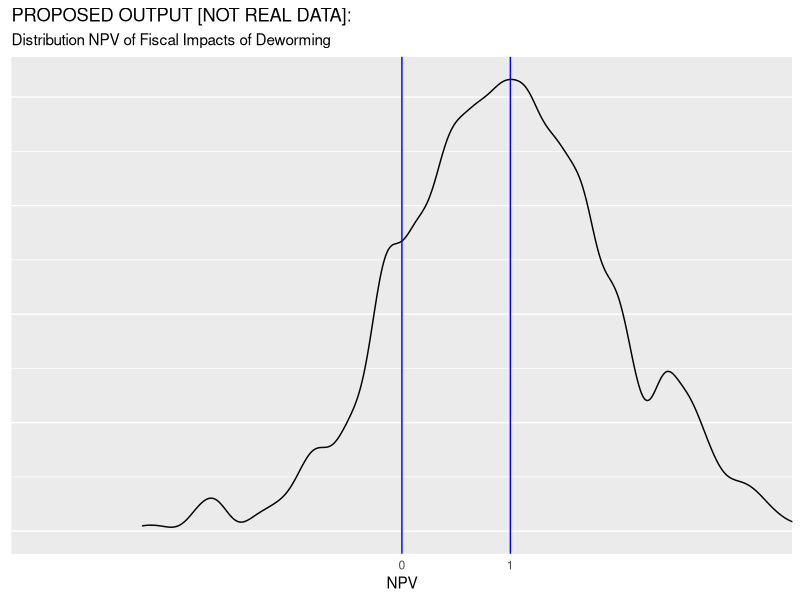
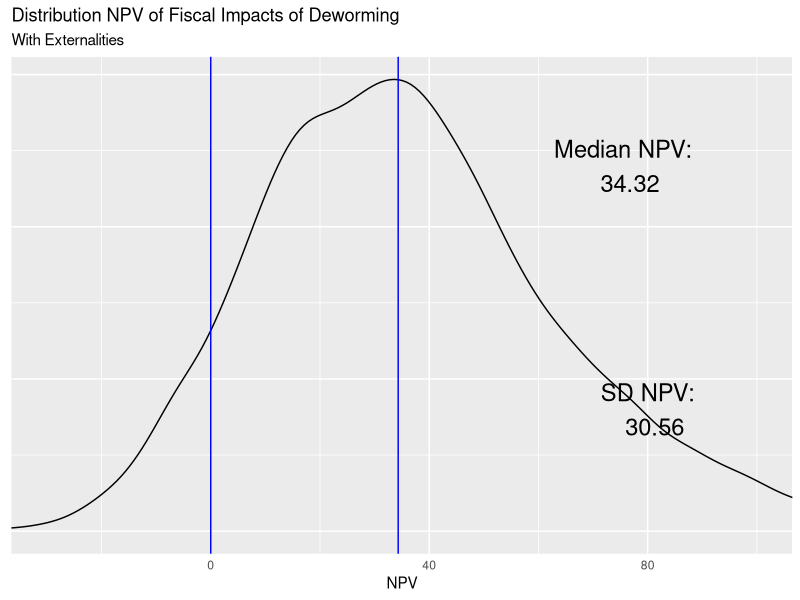

Recreate these plots in R, in order.
## ---- chunk 1
knitr::opts_chunk$set(echo = TRUE)
## ---- chunk 2
## Data 
gov_bonds <- 	0.1185	          #Kenyan interest on sovereign debt - Central Bank of Kenya
inflation <-  0.02              #Kenyan inflation rate - World Bank Development Indicators
wage_ag_val <- 	11.84	          #Mean hourly wage rate (KSH) - Suri 2011 
wage_ww_val <- 	14.5850933      #Control group hourly wage, ww (cond >=10 hrs per week) - Table 4, Panel B
profits_se_val <- 1766          #Control group monthly self-employed profits - Table 4, Panel A
hours_se_cond_val <- 38.1       #Control group weekly self-employed hours, conditional on hrs >0 - Table D13, Panel D
hours_ag_val <- 8.3             #Control group hrs per week, agriculture - Table 4, Panel D
hours_ww_val <- 6.9             #Control group hrs per week, working for wages - Table 4, Panel B
hours_se_val <- 3.3             #Control group hrs per week, self-employment - Table 4, Panel A
ex_rate_val <- 85               #Exchange Rate - Central Bank of Kenya 
growth_rate_val <- 1.52/100     #Per-capita GDP growth, 2002-2011 (accessed 1/29/13) -	World Bank - see notes
coverage_val  <- 0.681333333    #Fraction of treated primary school students within 6 km - from W@W - see note
saturation_val <-  0.511        #Overall Saturation - not reported in table, average of T & C
full_saturation_val <- 0.75     #REPEATED WITH q_full_val in Research component
tax_val <- 0.16575              #ADD INFO
unit_cost_local_val <- 43.66    #Deworm the World
years_of_treat_val <- 2.41      #Additional Years of Treatment - Table 1, Panel A
    
    
## Research   
lambda1_vals <- c(3.49, 0)      #Hrs per week increase for men and women CONFIRM
lambda2_val <- 10.2             #Externality effect (proportional) - Table 3, Panel B
q_full_val <- 0.75              #Take up rates with full subsidy. From Miguel and Kremmer (2007)
    
## Guess work   
periods_val <- 50               #Total number of periods to forecast wages
time_to_jm_val <- 10            #Time from intial period until individual join the labor force
coef_exp_val <- c(0, 0)         #Years of experience coefficients (1-linear, 2-cuadratic)	- see notes 
teach_sal_val <- 5041           #Yearly secondary schooling compensation	5041 - from ROI materials
teach_ben_val <- 217.47         #Yearly secondary schooling teacher benefits	217.47
n_students_val <- 45            #Average pupils per teacher	45


# (Delta E) Additional direct seconday schooling increase (from Joan)	
delta_ed_vals <- c(-0.00176350949079451, 0.00696052250263997, 0.0258570306763183, 
  0.0239963665555466, 0.027301406306074, 0.0234125454594173, 0.0279278879439199, 
  0.00647044449446303, 0.00835739437790601)                                     
delta_ed_vals <- cbind(delta_ed_vals, 1999:2007)

#Additional externality secondary schooling increase (from Joan)
delta_ed_ext_vals <- c(-0.0110126908021048,	0.0140448546741008,	-0.0034636291545585,
                       0.0112940214439477,	0.0571608179771775,	-0.0560546793186931,
                       0.0558284756343451,	0.1546264843901160,	0.0055961489945619)
delta_ed_ext_vals <- cbind(delta_ed_ext_vals, 1999:2007)

#Notes: 
# on growth_rate_val: (http://data.worldbank.org/indicator/NY.GDP.PCAP.KD/), see calculation on "Kenya GDP per capita" tab. In W@W this equals 1.52%. ISSUE: This growth number should be updated to be 2002-2014, I think.
# on coef_exp_val: 1998/1999 Kenyan labor force survey; regression of earnings on age, age^2, female dummy, indicators for attained primary/secondary/beyond, and province dummies. Estimate used in W@W: (0.1019575, -0.0010413). ISSUE: For now assume no further life cycle adjustment beyond KLPS-3 (likely a conservative assumption).
# coverage_val: Overall Saturation (0.511) / 0.75 - not reported in table, average of T & C
## ---- chunk 3
set.seed(1234) 
library(tidyverse)

ggplot() +
  geom_density(aes(x = rnorm(1000, mean = 1),
                   alpha = 1/2), bw=.11, kernel = "gau") +
  geom_vline(xintercept = c(0, 1), col="blue") +
  coord_cartesian(xlim = c(-3,3)) +
  scale_x_discrete(limits = c(0,1))  +   
  guides(alpha = "none", colour="none") +
  labs(y = NULL,
       x = "NPV" ,
       title = "PROPOSED OUTPUT [NOT REAL DATA]:", 
       subtitle = "Distribution NPV of Fiscal Impacts of Deworming")+
  theme(axis.ticks = element_blank(), axis.text.y = element_blank())
## ---- chunk 4
# Gamma is used to index gender. 
npv <- function(n_male=1/2, n_female=1/2, 
                interest_r=interst_r_val, 
                wage=wage_t_val, 
                lambda1_male=lambda1_vals[1],
                lambda1_female=lambda1_vals[2], 
                tax=tax_val, 
                saturation=saturation_val, 
                coverage=coverage_val, 
                cost_of_schooling=cost_per_student, 
                delta_ed_male=delta_ed_vals[,1], 
                delta_ed_female=delta_ed_vals[,1], 
                lambda2_male=lambda2_vals[1], 
                lambda2_female=lambda2_vals[2], 
                s1=0, q1=0, s2=s2_val, q2=q2_val, 
                periods=periods_val) {
  ns <- c(n_male, n_female)
  lambda1s <- c(lambda1_male, lambda1_female)
  lambda2s <- c(lambda2_male, lambda2_female)
  index_t <- 0:periods
  delta_ed_s <- cbind(delta_ed_male, delta_ed_female) 
  delta_ed_s <- rbind(c(0,0), delta_ed_s, matrix(0,41, 2) ) 
  
  benef <- matrix(NA, 51,2)
  for (i in 1:2){
  benef[,i] <- ( 1 / (1 + interest_r) )^index_t * wage * 
                     ( lambda1s[i] + saturation * lambda2s[i] / coverage ) 
  }
  
  res1 <- sum( ns * ( tax * apply(benef, 2, sum) - 
            apply( ( 1 / (1 + interest_r) )^index_t * 
                     delta_ed_s * cost_of_schooling, 2, sum) )
          ) - (s2 * q2  - s1 * q1) 
#  browser()
  return(res1)  
}
## ---- chunk 5
interst_r_val <- gov_bonds - inflation
## ---- chunk 6
wage_0_f <- function(wage_ag = wage_ag_val, 
                     wage_ww = wage_ww_val, 
                     profits_se = profits_se_val, 
                     hours_se_cond = hours_se_cond_val, 
                     hours_ag = hours_ag_val, 
                     hours_ww = hours_ww_val, 
                     hours_se = hours_se_val, 
                     ex_rate = ex_rate_val) {
  wage_se <- profits_se / (4.5 * hours_se_cond)
  wage_ls <- c(wage_ag, wage_ww, wage_se)
  alpha_ls <- c(hours_ag, hours_ww, hours_se) / sum( c(hours_ag, hours_ww, hours_se) )
  res1 <- 1/ex_rate * sum( wage_ls * alpha_ls )
  return(res1)
}

#close to value from spreadsheet (Assumps&Panel A Calcs!B137 = 0.1481084), 
#but I suspect diff due to computational precision 

wage_0_val <- wage_0_f()  

experience_val <- 0:periods_val - time_to_jm_val

wage_t <- function(wage_0 = wage_0_val, 
                   growth_rate = growth_rate_val, 
                   experience = experience_val, 
                   coef_exp1 = coef_exp_val[1], 
                   coef_exp2 = coef_exp_val[2]) {
  res1 <- 52 * wage_0 *( ( 1 + growth_rate )^experience ) * 
    ( 1 + coef_exp1 * experience + coef_exp2 * experience^2 ) * 
    ifelse(0:periods_val >= time_to_jm_val, 1, 0)
  return(res1) 
}

#close to value from spreadsheet (Calcs-Table 5!N21.. = 7.701634678), 
#but I suspect diff due to computational precision 
wage_t_val <- wage_t()
## ---- chunk 7
lambda1_vals <- rep(0.5 * lambda1_vals[1] + 0.5 *lambda1_vals[2], 2)
lambda2_vals <- rep(lambda2_val, 2)
## ---- chunk 8
#R 
coverage_val <-  saturation_val / full_saturation_val
#p 
saturation_val <- full_saturation_val * coverage_val
## ---- chunk 9
cost_per_student <- (teach_sal_val + teach_ben_val) / n_students_val
## ---- chunk 10
# Nothing here yet with delta_ed_vals, but would like to incorporate model from Joan
# delta_ed_vals <- 
delta_ed_ext_total <- delta_ed_ext_vals[,1] + delta_ed_vals[,1]
## ---- chunk 11
s2_val <- ( unit_cost_local_val / ex_rate_val ) * years_of_treat_val
q2_val <- q_full_val
## ---- chunk 12
#no externality NPV
res_npv_no_ext <- npv(lambda2_male = 0, lambda2_female = 0)
 
#yes externality NPV
res_npv_yes_ext <- npv(delta_ed_male = delta_ed_ext_total, 
                       delta_ed_female = delta_ed_ext_total )
## ---- chunk 13
#34.8401
sim.data1 <- function(nsims = 1e4, 
                      gov_bonds_vari,                #Data
                      gov_bonds_sd,
                      inflation_vari,
                      inflation_sd,
                      wage_ag_vari,
                      wage_ag_sd,
                      wage_ww_vari,
                      wage_ww_sd,
                      profits_se_vari,
                      profits_se_sd,
                      hours_se_cond_vari,
                      hours_se_cond_sd,
                      hours_ag_vari, 
                      hours_ag_sd,
                      hours_ww_vari,
                      hours_ww_sd,
                      hours_se_vari,
                      hours_se_sd,
                      ex_rate_vari,
                      ex_rate_sd,
                      growth_rate_vari, 
                      growth_rate_sd, 
                      coverage_vari,
                      coverage_sd,
                      full_saturation_vari, 
                      full_saturation_sd, 
                      saturation_vari,
                      saturation_sd,
                      tax_vari, 
                      tax_sd, 
                      unit_cost_local_vari, 
                      unit_cost_local_sd, 
                      years_of_treat_vari,
                      years_of_treat_sd,
                      lambda1_vari,                   #Research
                      lambda1_sd, 
                      lambda2_vari,
                      lambda2_sd,
                      q_full_vari, 
                      q_full_sd,
                      delta_ed_par1,
                      delta_ed_sd1,
                      delta_ed_par2,
                      delta_ed_sd2,
                      coef_exp_vari,                  #Guesswork
                      coef_exp_sd,
                      teach_sal_vari,
                      teach_sal_sd,
                      teach_ben_vari,
                      teach_ben_sd,
                      n_students_vari,
                      n_students_sd, 
                      include_ext_vari=TRUE
                      ) {
  set.seed(1234)
  #Defaoult dist: normal, default sd: 0.1* mean
  ## Data 
  gov_bonds_sim <- rnorm(n = nsims, mean = gov_bonds_vari, sd = gov_bonds_sd)	
  inflation_sim <- rnorm(nsims, inflation_vari, inflation_sd)
  wage_ag_val_sim <- rnorm(nsims, wage_ag_vari, wage_ag_sd)
  wage_ww_val_sim <- rnorm(nsims, wage_ww_vari, wage_ww_sd)
  profits_se_val_sim <- rnorm(nsims, profits_se_vari, profits_se_sd)
  hours_se_cond_val_sim <- rnorm(nsims, hours_se_cond_vari, hours_se_cond_sd)
  hours_ag_val_sim <- rnorm(nsims, hours_ag_vari, hours_ag_sd)
  hours_ww_val_sim <- rnorm(nsims, hours_ww_vari, hours_ww_sd)
  hours_se_val_sim <- rnorm(nsims, hours_se_vari, hours_se_sd)
  ex_rate_val_sim <- rnorm(nsims, ex_rate_vari, ex_rate_sd)
  growth_rate_val_sim <- rnorm(nsims, growth_rate_vari, growth_rate_sd)
  coverage_val_sim <- rnorm(nsims, coverage_vari, coverage_sd)
  saturation_val_sim <- rnorm(nsims, saturation_vari, saturation_sd)
  full_saturation_val_sim <- rnorm(nsims, full_saturation_vari, full_saturation_sd) ###Check here later
  tax_val_sim <- rnorm(nsims, tax_vari, tax_sd)
  unit_cost_local_val_sim <- rnorm(nsims, unit_cost_local_vari, unit_cost_local_sd)
  years_of_treat_val_sim <- rnorm(nsims, years_of_treat_vari, years_of_treat_sd)
  
  ## Research
  aux1 <- lapply(1:2,function(x) c(lambda1_vari[x],lambda1_sd[x]) )
  lambda1_vals_sim <- sapply(aux1, function(x)  rnorm(nsims, mean = x[1], sd = x[2]) ) 
  lambda2_val_sim <- rnorm(nsims, lambda2_vari, lambda2_sd)
  q_full_val_sim <- rnorm(nsims, q_full_vari, q_full_sd)
  
  ## Guess work
  periods_val <- 50           #Total number of periods to forecast wages
  time_to_jm_val <- 10        #Time from intial period until individual join the labor force
  aux2 <- lapply(1:2,function(x) c(coef_exp_vari[x],coef_exp_sd[x]) )
  coef_exp_val_sim <- sapply(aux2, function(x)  rnorm(nsims, mean = x[1], sd = x[2]) )     
  teach_sal_val_sim <- rnorm(nsims, teach_sal_vari, teach_sal_sd)
  teach_ben_val_sim <- rnorm(nsims, teach_ben_vari, teach_ben_sd)
  n_students_val_sim <- rnorm(nsims, n_students_vari, n_students_sd)
  
  delta_ed_vals_sim <- sapply(delta_ed_vals[,1], function(x)  rnorm(nsims, mean = 
                                                                     x * delta_ed_par1, 
                                                                     sd = delta_ed_sd1 * sd(delta_ed_vals[,1]) ) )
  colnames(delta_ed_vals_sim) <- 1999:2007
  
  delta_ed_ext_vals_sim <- sapply(delta_ed_ext_vals[,1], function(x)  rnorm(nsims, mean = 
                                                                              x * delta_ed_par2, 
                                                                            sd = delta_ed_sd2 * sd(delta_ed_ext_vals[,1])))
  colnames(delta_ed_ext_vals_sim) <- 1999:2007
  
  npv_sim <- rep(NA, nsims)
  #yes externality NPV
  for (i in 1:nsims) {
    interst_r_val <- gov_bonds_sim[i] - inflation_sim[i]
    wage_0_val <- wage_0_f(wage_ag = wage_ag_val_sim[i], 
                           wage_ww = wage_ww_val_sim[i], 
                           profits_se = profits_se_val_sim[i], 
                           hours_se_cond = hours_se_cond_val_sim[i], 
                           hours_ag = hours_ag_val_sim[i], 
                           hours_ww = hours_ww_val_sim[i], 
                           hours_se = hours_se_val_sim[i], 
                           ex_rate = ex_rate_val_sim[i])  
    experience_val <- 0:periods_val - time_to_jm_val
    wage_t_val <- wage_t(wage_0 = wage_0_val, 
                         growth_rate = growth_rate_val_sim[i], 
                         experience = experience_val, 
                         coef_exp1 = coef_exp_val_sim[i,1], 
                         coef_exp2 = coef_exp_val_sim[i,2])
    lambda1_vals_aux <- rep(0.5 * lambda1_vals_sim[i,1] + 0.5 * lambda1_vals_sim[i,2], 2)
    lambda2_vals <- rep(lambda2_val_sim[i], 2)
    coverage_val_aux <-  saturation_val_sim[i] / full_saturation_val_sim[i]
    saturation_val_aux <- full_saturation_val_sim[i] * coverage_val_sim[i]
    cost_per_student <- (teach_sal_val_sim[i] + teach_ben_val_sim[i]) / n_students_val_sim[i]
    q2_val_aux <- q_full_val_sim[i]
    s2_val_aux <- ( unit_cost_local_val_sim[i] / ex_rate_val_sim[i] ) * years_of_treat_val_sim[i]
    delta_ed_ext_total_sim <- delta_ed_vals_sim[i,] + delta_ed_ext_vals_sim[i,]
    
    if (include_ext_vari==TRUE){
      delta_ed_final <-  delta_ed_ext_total_sim
    }else{
      delta_ed_final <- delta_ed_vals_sim[i,]
    }
    
    npv_sim[i] <- npv(interest_r = interst_r_val, 
                      wage = wage_t_val, 
                      lambda1_male = lambda1_vals_aux[1], 
                      lambda1_female = lambda1_vals_aux[2], 
                      lambda2_male =  lambda2_vals[1], 
                      lambda2_female =  lambda2_vals[2],
                      coverage = coverage_val_aux,
                      saturation = saturation_val_aux,
                      tax = tax_val_sim[i], 
                      cost_of_schooling=cost_per_student, 
                      delta_ed_male = delta_ed_final, 
                      delta_ed_female = delta_ed_final, 
                      q2 = q2_val_aux, 
                      s2 = s2_val_aux)
  }
  
  
  return(npv_sim)
}



npv_sim <- sim.data1(nsims = 1e4, 
          gov_bonds_vari = gov_bonds,                #Data
          gov_bonds_sd = 0.1 * gov_bonds,
          inflation_vari = inflation,
          inflation_sd = 0.1 * inflation,
          wage_ag_vari = wage_ag_val,
          wage_ag_sd = 0.1 * wage_ag_val,
          wage_ww_vari = wage_ww_val,
          wage_ww_sd = 0.1 * wage_ww_val,
          profits_se_vari = profits_se_val,
          profits_se_sd = 0.1 * profits_se_val,
          hours_se_cond_vari = hours_se_cond_val, 
          hours_se_cond_sd = 0.1 * hours_se_cond_val, 
          hours_ag_vari = hours_ag_val,  
          hours_ag_sd = 0.1 * hours_ag_val, 
          hours_ww_vari = hours_ww_val, 
          hours_ww_sd = 0.1 * hours_ww_val, 
          hours_se_vari = hours_se_val, 
          hours_se_sd = 0.1 * hours_se_val,
          ex_rate_vari = ex_rate_val,
          ex_rate_sd = 0.1 * ex_rate_val,
          growth_rate_vari = growth_rate_val, 
          growth_rate_sd = 0.1 * growth_rate_val, 
          coverage_vari = coverage_val,
          coverage_sd = 0.1 * coverage_val,
          saturation_vari = saturation_val,
          saturation_sd = 0.1 * saturation_val,
          tax_vari = tax_val, 
          tax_sd = 0.1 * tax_val, 
          unit_cost_local_vari = unit_cost_local_val, 
          unit_cost_local_sd = 0.1 * unit_cost_local_val, 
          years_of_treat_vari = years_of_treat_val,
          years_of_treat_sd = 0.1 * years_of_treat_val,
          lambda1_vari = c(lambda1_vals[1], lambda1_vals[2]),
          lambda1_sd = c(0.17, 0.17),
          lambda2_vari = lambda2_val, 
          lambda2_sd = 0.1 * lambda2_val, 
          q_full_vari = q_full_val, 
          q_full_sd = 0.1 * q_full_val, 
          coef_exp_vari = c(coef_exp_val[1], coef_exp_val[2]), 
          coef_exp_sd = c(0.001 , 0.001), 
          teach_sal_vari = teach_sal_val,
          teach_sal_sd = 0.1 * teach_sal_val,
          teach_ben_vari = teach_ben_val,
          teach_ben_sd = 0.1 * teach_ben_val,
          n_students_vari = n_students_val, 
          n_students_sd = 0.1 * n_students_val, 
          include_ext_vari = TRUE, 
          full_saturation_vari = full_saturation_val,
          full_saturation_sd = 0.1 * full_saturation_val,
          delta_ed_par1 = 1,
          delta_ed_sd1 = 1,
          delta_ed_par2 = 1,
          delta_ed_sd2 = 1
          ) 

# unit test
if (abs(sd(npv_sim) - 30.5598)>0.0001 ) {
  print("Output has change")
}
  
npv_for_text <- paste("Median NPV:\n ", round(median(npv_sim), 2))
npv_for_text2 <- paste("SD NPV:\n ", round(sd(npv_sim), 2))

ggplot() +
  geom_density(aes(x = npv_sim,
                   alpha = 1/2), kernel = "gau") +
  geom_vline(xintercept = c(0, median(npv_sim)), col="blue") +
  coord_cartesian(xlim = c(-30,100)) +
  guides(alpha = "none", colour="none") +
  labs(y = NULL,
       x = "NPV" ,
       title = "Distribution NPV of Fiscal Impacts of Deworming", 
       subtitle = "With Externalities")+
  annotate("text", x = 2.2 * median(npv_sim), y = 0.012, label = npv_for_text, size = 6)+
  annotate("text", x = 80, y = 0.004, label = npv_for_text2, size = 6)+
  theme(axis.ticks = element_blank(), axis.text.y = element_blank())
